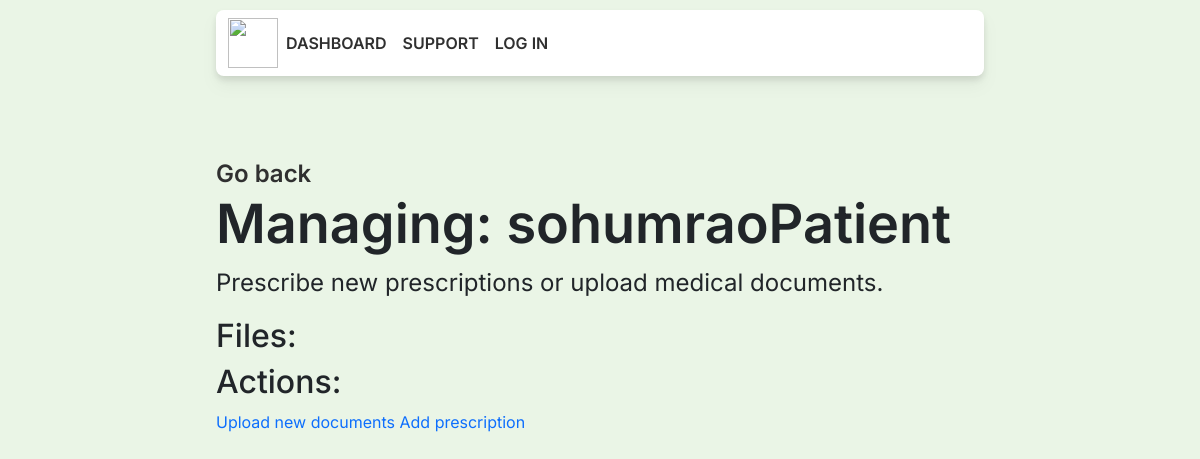
Before: /patient/sohumraoPatient/ with the older database file.
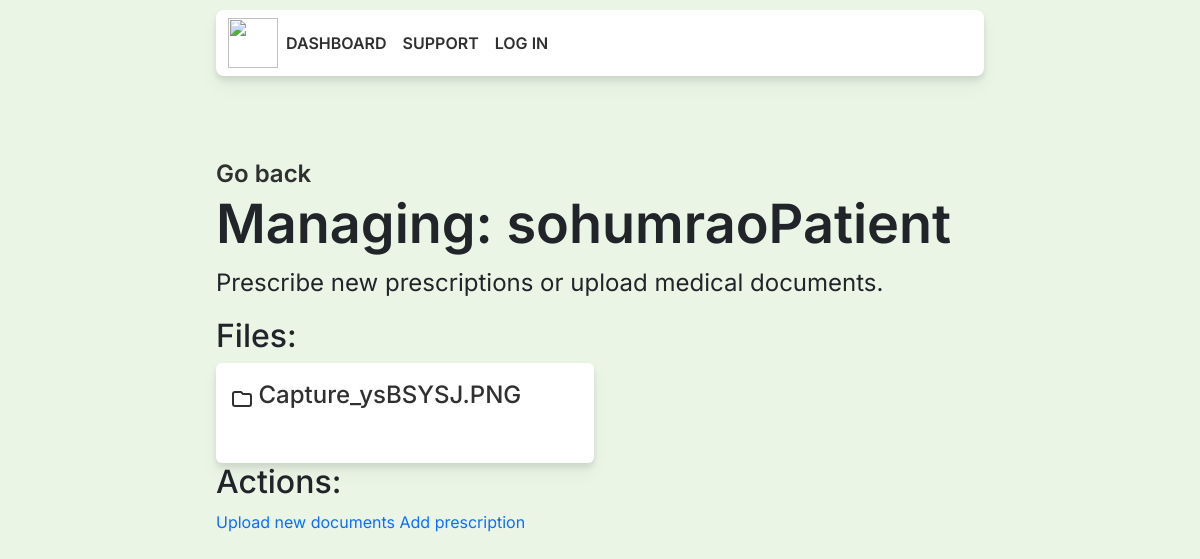
After: the same page with the newer database file.
### main/models.py (models this page shows)
class Patient(models.Model):
    user = models.OneToOneField(
        User, on_delete=models.CASCADE, primary_key=True)
    doctors = models.ManyToManyField(Doctor, blank=True)
    dob = models.DateTimeField(null=True)
    medcond = models.CharField(max_length=10000, null=True)
    phone = models.CharField(max_length=15, null=True)

class Document(models.Model):
    doc = models.FileField(null=True)
    date = models.DateTimeField(auto_now_add=True)
    patient = models.ForeignKey(
        Patient, on_delete=models.CASCADE, default=None)
    uploader = models.ForeignKey(
        User, on_delete=models.CASCADE, default=None)

### main/views.py (the view)
# urls.py: path('patient/<str:name>/', patientview, name="patient"),
def patientview(request, name):
    patient = Patient.objects.get(user=User.objects.get(username=name))
    documents = Document.objects.filter(patient=patient)
    return render(request, "main/patientview.html", {'patient': patient, 'documents': documents})

### main/templates/main/patientview.html
{% extends 'main/base.html' %}
{% block content %}
<a class="back" href="{% url 'mypatients'%}">Go back</a>
<h1>Managing: {{ patient.user.username }}</h1>
<p>Prescribe new prescriptions or upload medical documents.</p>
<h2>Files:</h2>
<div class="grid-container">
    {% for document in documents %}
    <div class="card">
        <a href="/media/{{document.doc.name}}">
            <svg xmlns="http://www.w3.org/2000/svg" class="link-icon" fill="none" viewBox="0 0 24 24"
                stroke="currentColor" stroke-width="2">
                <path stroke-linecap="round" stroke-linejoin="round"
                    d="M3 7v10a2 2 0 002 2h14a2 2 0 002-2V9a2 2 0 00-2-2h-6l-2-2H5a2 2 0 00-2 2z" />
            </svg>
            <span class="card-title">{{document.doc.name}}</span>
        </a>
    </div>
    {% endfor %}
</div>
<h2>Actions:</h2>
<a href="{% url 'upload' patient.user.username %}">Upload new documents</a>
<a href="{% url 'prescribe' patient.user.username %}">Add prescription</a>
{% endblock content %}

### main/templates/main/base.html (shortened to what this page needs)
{% load static %}
<html>
<head>
    <link href="https://cdn.jsdelivr.net/npm/bootstrap@5.0.2/dist/css/bootstrap.min.css" rel="stylesheet"
>
</head>
<body>
    <div class="content">
        <nav class="navbar navbar-expand-lg navbar-custom navbar-light">
            <div class="container-fluid">
                <img class="logo" src="https://storage.googleapis.com/bitmedic/logo.png"></img>
                <div class="collapse navbar-collapse" id="navbarSupportedContent">
                    <ul class="navbar-nav me-auto mb-2 mb-lg-0">
                        <li class="nav-item">
                            <a class="nav-link" href="{% url 'home' %}">DASHBOARD</a>
                        </li>
                        <li class="nav-item">
                            <a class="nav-link" href="mailto:support@bitmedic.tech">SUPPORT</a>
                        </li>
                        {% if request.user.is_authenticated %}
                        <li class="nav-item">
                            <a class="nav-link" href="/profile/">ACCOUNT</a>
                        </li>
                        <li class="nav-item">
                            <a class="nav-link" href="{% url 'logout' %}">LOG OUT</a>
                        </li>
                        {% else %}
                        <li class="nav-item">
                            <a class="nav-link" href="{% url 'login' %}">LOG IN</a>
                        </li>
                        {% endif %}
                    </ul>
                </div>
            </div>
        </nav>
        <div class="page-content">
            {% block content %}
            {% endblock content %}
        </div>
    </div>
</body>
</html>

### main/templates/main/base.html (style rules this page uses)
body { font-family: 'Inter', sans-serif; background-color: #EAF5E6; }
h1 { font-weight: 600; font-size: 54px; }
h2 { font-weight: 500; }
p { font-size: 24px; }
a { text-decoration: none; }
.navbar { margin-top: 10px; border-radius: 0.5rem; filter: drop-shadow(0 10px 8px rgb(0 0 0 / 0.04)) drop-shadow(0 4px 3px rgb(0 0 0 / 0.1)); }
.navbar-custom { background-color: white; }
.nav-link { color: #303030 !important; font-weight: 600 !important; }
.content { margin: auto; max-width: 48em; }
.page-content { margin-top: 80px; }
.grid-container { display: grid; grid-template-columns: repeat(2, 1fr); gap: 12px; grid-auto-rows: minmax(100px, auto); }
.card { padding: 14px; border-radius: 0.375rem; border: none; filter: drop-shadow(0 10px 8px rgb(0 0 0 / 0.04)) drop-shadow(0 4px 3px rgb(0 0 0 / 0.1)); background-color: white; }
.card-title { font-size: 24px; font-weight: 500; color: #303030; }
.link-icon { height: 24px; width: 24px; color: #303030; }
.back { font-size: 24px; color: #303030; font-weight: 600; }
.logo { height: 50px; }

Changed rows visible on the page:
added Document: doc.name "Capture_ysBSYSJ.PNG"
